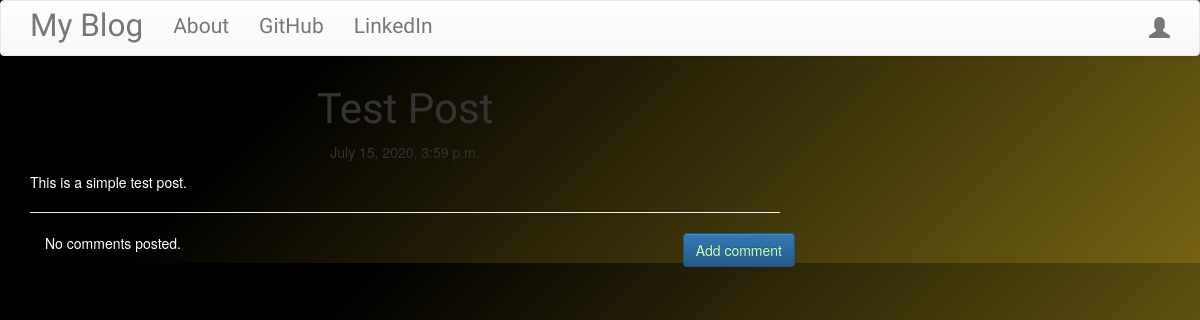
/post/1, run on the app's committed database.
### blog/models.py (models this page shows, shortened)
class Post(models.Model):
    author = models.ForeignKey('auth.User', on_delete=models.CASCADE)
    title = models.CharField(max_length=200)
    text = models.TextField()
    created_date = models.TimeField(default=timezone.now)
    published_date = models.DateTimeField(blank=True,null=True)

### blog/views.py (the view)
# urls.py: url(r'^post/(?P<pk>\d+)$', views.PostDetailView.as_view(), name='post_detail'),
class PostDetailView(DetailView):
    model = Post

### blog/templates/blog/post_detail.html (shortened to what this page needs)
{% extends 'blog/base.html' %}
{% block content %}
        <h1 class='posttitle loader'>{{ post.title }}</h1>
        {% if post.published_date %}
            <div class="date postdate">
                {{ post.published_date }}
            </div>
        {% else %}
            <a class="btn btn-default" href="{% url 'post_publish' pk=post.pk %}">Publish</a>
        {% endif %}
      <p class='postcontent'>{{ post.text|safe|linebreaksbr }}</p>
  <hr>
  <a class="btn btn-primary btn-comment" href="{% url 'add_comment_to_post' pk=post.pk %}">Add comment</a>
  <div class="container">
  {% for comment in post.comments.all %}
  <br>
      {% if user.is_authenticated or comment.approved_comment %}
              {{ comment.created_date }}
              {% if not comment.approved_comment %}
                  <a class="btn btn-default" href="{% url 'comment_remove' pk=comment.pk %}"><span class="glyphicon glyphicon-remove"></span></a>
                  <a class="btn btn-default" href="{% url 'comment_approve' pk=comment.pk %}"><span class="glyphicon glyphicon-ok"></span></a>
              {% endif %}
          <p>{{ comment.text|safe|linebreaks }}</p>
          <p>Posted by: <strong>{{ comment.author }}</strong></p>
      {% endif %}
  {% empty %}
      <p>No comments posted.</p>
  {% endfor %}
</div>
{% endblock %}

### blog/static/css/blog.css (style rules this page uses)
a:link { color: #ccffb3; }
p { color: white; }
body { background-color: #756213; background-image: linear-gradient(315deg, #756213 0%, #000000 74%); }
.postdate { text-align: center; }
.posttitle { font-family: 'Merienda One', cursive; font-size: 3em; text-align: center; }
.postcontent { font-family: 'Parisienne', sans-serif; font-size: 1.5em; }
.btn-comment { position: absolute; right: 0px; }
.loader { filter:hue-rotate(0deg); color:linear-gradient(45deg,#0f8,#08f); animation:hue 10000ms infinite linear; }

### data on the page
Post: title "Test Post", published_date "July 15, 2020, 3:59 p.m.", text "This is a simple test post."
